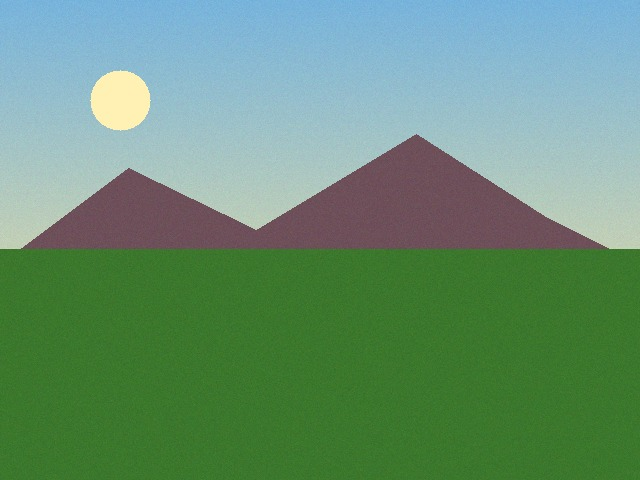
#> input picture samples/sample_authentic.jpg, 640 x 480 px
$ python -i properties.py   (imports and definitions only)
#> lines starting #> are read from the running program, lines starting #| are printed output that depends on the picture
#> further down, picture is the input picture: PIL image 640x480 RGB; mean R, G, B 103, 145.2, 114.9
import io
import base64
import numpy as np
import cv2
from PIL import Image

# [39 lines left out: functions compute_dhash, hamming_distance, calculate_similarity_percentage, not called in this run]

def extract_color_histograms(image: Image.Image) -> dict:
    """
    Compute 256-bin histograms for Red, Green, Blue, and Luminance channels.
    Normalized to 0 - 100% for clean charting.
    """
    rgb_arr = np.array(image.convert("RGB"))
    r_chan = rgb_arr[:, :, 0]
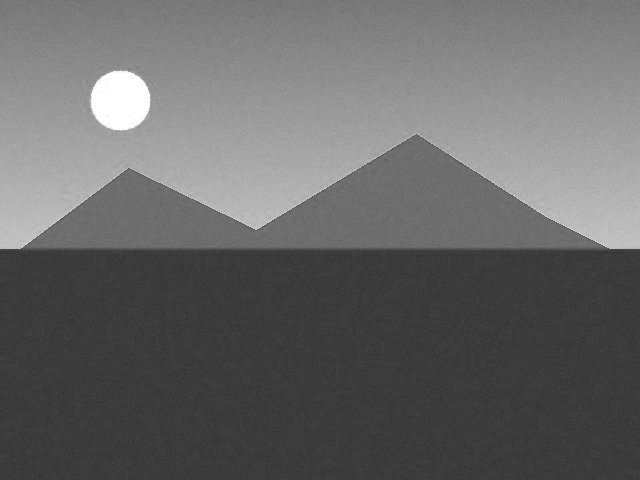
#> r_chan: shape (480, 640); min 48, max 255, mean 103
    g_chan = rgb_arr[:, :, 1]
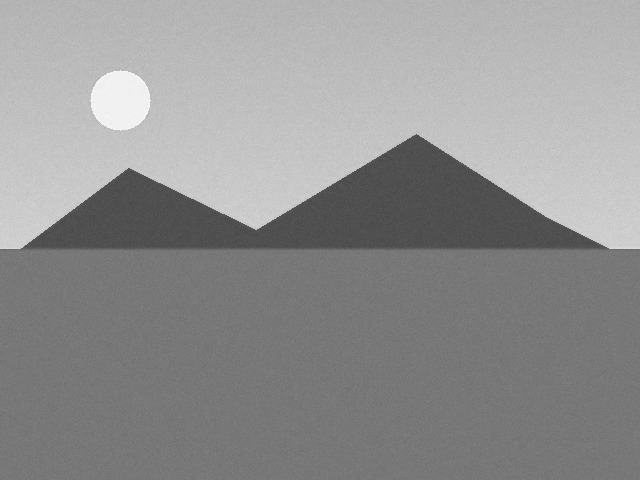
#> g_chan: shape (480, 640); min 63, max 255, mean 145.2
    b_chan = rgb_arr[:, :, 2]
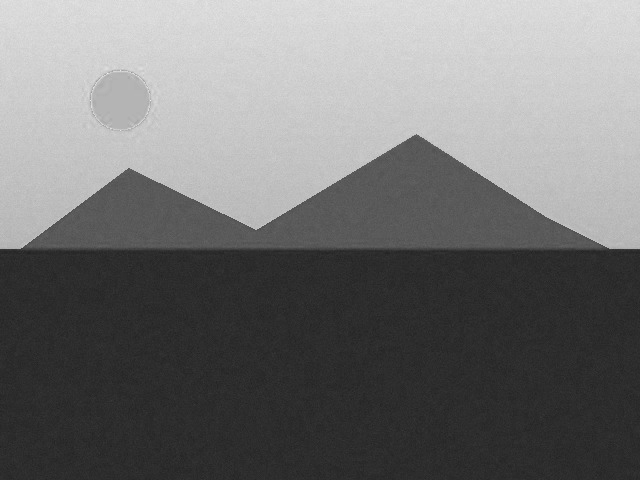
#> b_chan: shape (480, 640); min 33, max 242, mean 114.9

    # Luminance channel via standard Rec.601 formula
    lum = (0.299 * r_chan + 0.587 * g_chan + 0.114 * b_chan).astype(np.uint8)
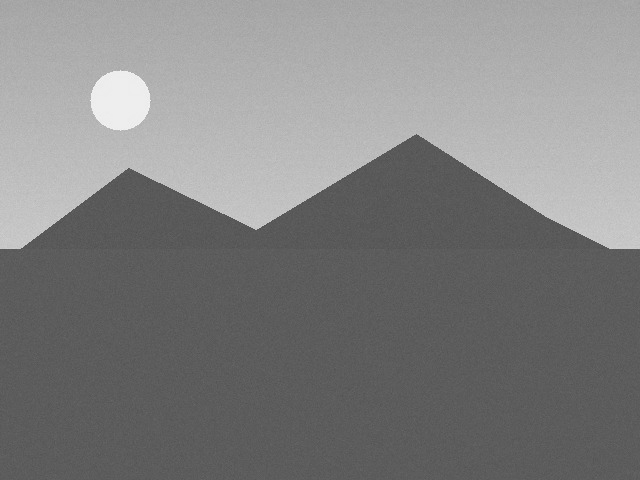
#> lum: shape (480, 640); min 75, max 249, mean 128.5

    r_hist, _ = np.histogram(r_chan, bins=256, range=(0, 256))
#> r_hist = 256 values, max 23125 at index 59, min 0 at index 0, mean 1200
    g_hist, _ = np.histogram(g_chan, bins=256, range=(0, 256))
#> g_hist = 256 values, max 23794 at index 119, min 0 at index 0, mean 1200
    b_hist, _ = np.histogram(b_chan, bins=256, range=(0, 256))
#> b_hist = 256 values, max 22431 at index 44, min 0 at index 0, mean 1200
    l_hist, _ = np.histogram(lum, bins=256, range=(0, 256))
#> l_hist = 256 values, max 27671 at index 92, min 0 at index 0, mean 1200

    # Downsample to 64 bins for fast responsive rendering on frontend
    def downsample_hist(hist, target_bins=64):
#> called with hist = array of shape (256,), target_bins = 64
        factor = len(hist) // target_bins
#> factor = 4
        downsampled = [int(np.sum(hist[i*factor:(i+1)*factor])) for i in range(target_bins)]
#> downsampled = 64 values, max 68273 at index 14, min 0 at index 0, mean 4800
        max_val = max(downsampled) if max(downsampled) > 0 else 1
#> max_val = 68273
        return [round((v / max_val) * 100.0, 1) for v in downsampled]

    return {
        "red": downsample_hist(r_hist),
        "green": downsample_hist(g_hist),
        "blue": downsample_hist(b_hist),
        "luminance": downsample_hist(l_hist)
    }

# [57 lines left out: functions generate_channel_views, analyze_image_properties, not called in this run]

>>> from PIL import Image
>>> picture = Image.open('../samples/sample_authentic.jpg')
>>> result = extract_color_histograms(picture)
#> result = 4 items
